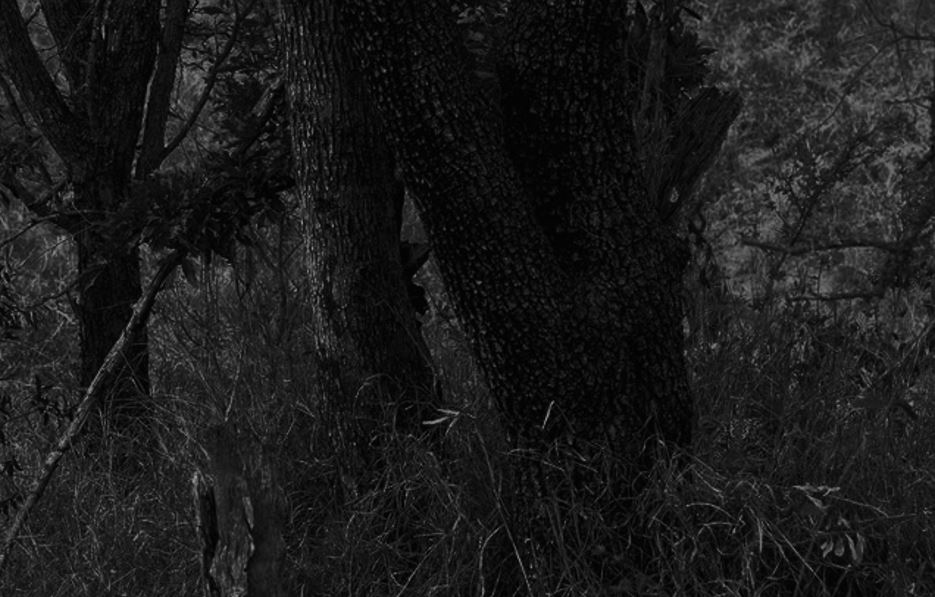
#> input picture cctv4.png, 935 x 597 px
$ python clahe4.py
#> lines starting #> are read from the running program, lines starting #| are printed output that depends on the picture
import cv2
import numpy as np
image = cv2.imread('cctv4.png')
#> image is the input picture: shape (597, 935, 3); min 0, max 158, mean 26.9
image_bw = cv2.cvtColor(image, cv2.COLOR_BGR2GRAY)


clahe = cv2.createCLAHE(clipLimit=15.0,  )
final_img = clahe.apply(image_bw)
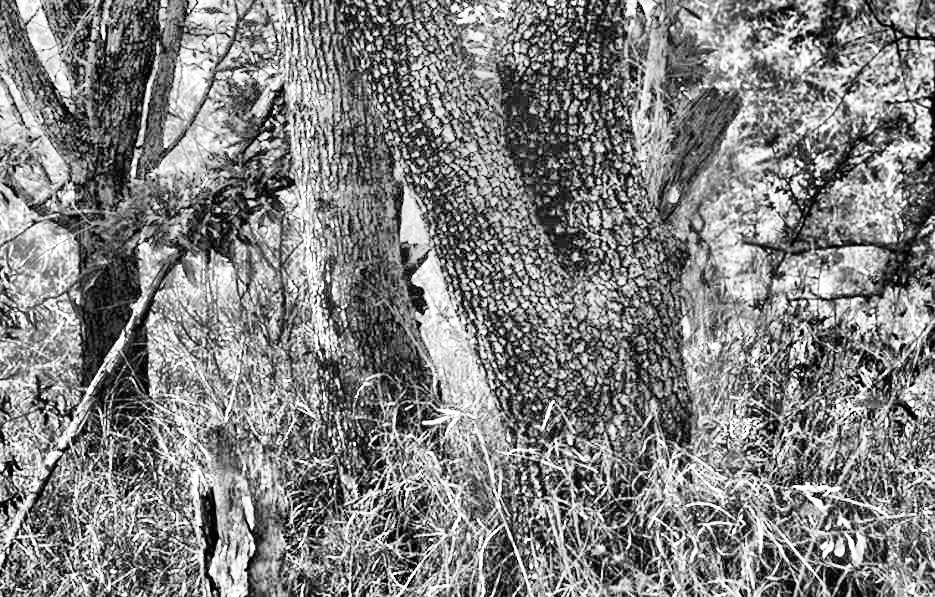
#> final_img: shape (597, 935); min 0, max 255, mean 129.1

normal_hist = cv2.equalizeHist(image_bw)
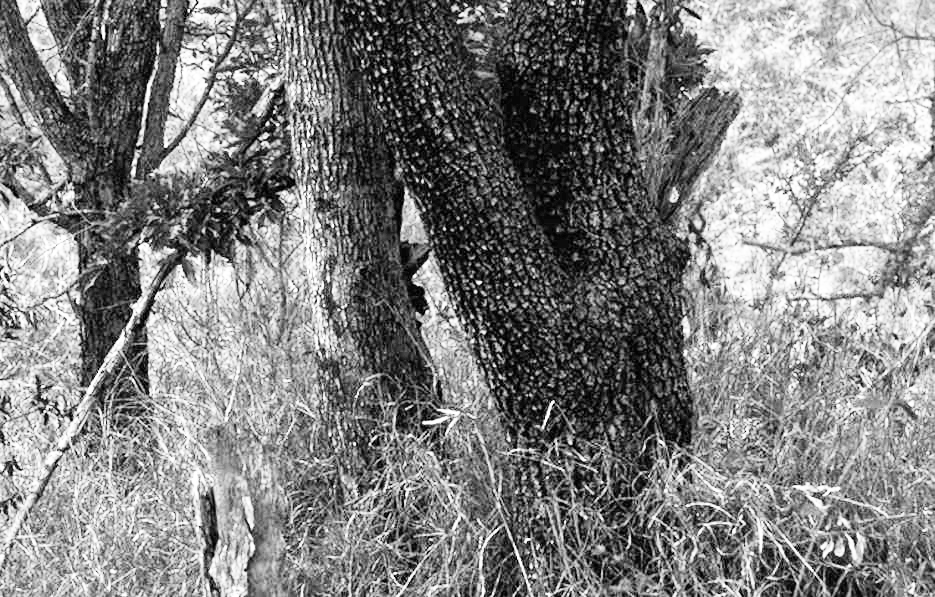
#> normal_hist: shape (597, 935); min 0, max 255, mean 129.3
sharpened1 = cv2.addWeighted(final_img, 1.5,normal_hist, -.5, 0)
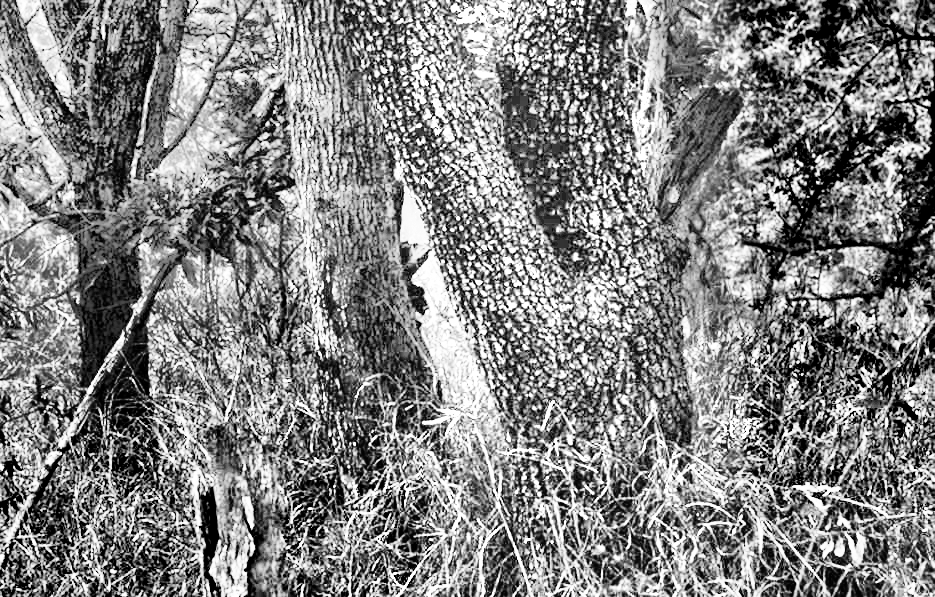
#> sharpened1: shape (597, 935); min 0, max 255, mean 129.6
cv2.imshow('ordinary threshold', image)
cv2.imshow('CLAHE', final_img)
cv2.imshow('normal_hist', normal_hist)
cv2.imshow('sharpened1', sharpened1)
cv2.waitKey(0)

$ run again, with cctv1.png copied over cctv4.png
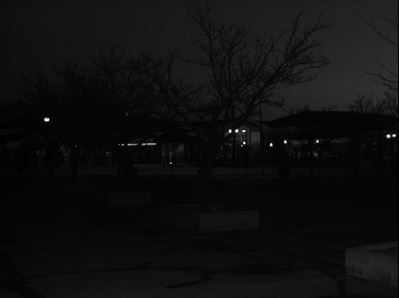
#> input picture cctv1.png, 399 x 298 px
#> image is the input picture: shape (298, 399, 3); min 0, max 255, mean 14.8
#> `normal_hist = cv2.equalizeHist(image_bw)`:
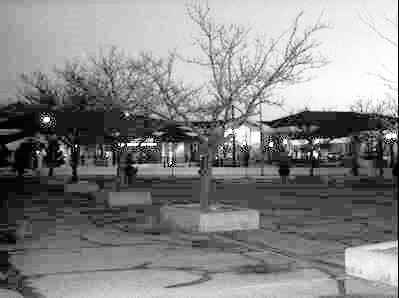
#> normal_hist: shape (298, 399); min 0, max 255, mean 132.4
#> `sharpened1 = cv2.addWeighted(final_img, 1.5,normal_hist, -.5, 0)`:
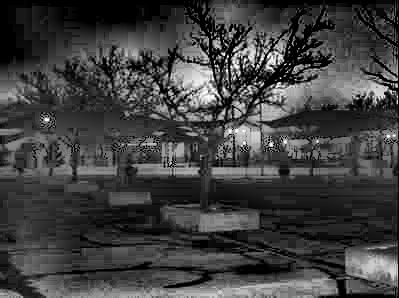
#> sharpened1: shape (298, 399); min 0, max 255, mean 63.8

$ run again, with cctv2.png copied over cctv4.png
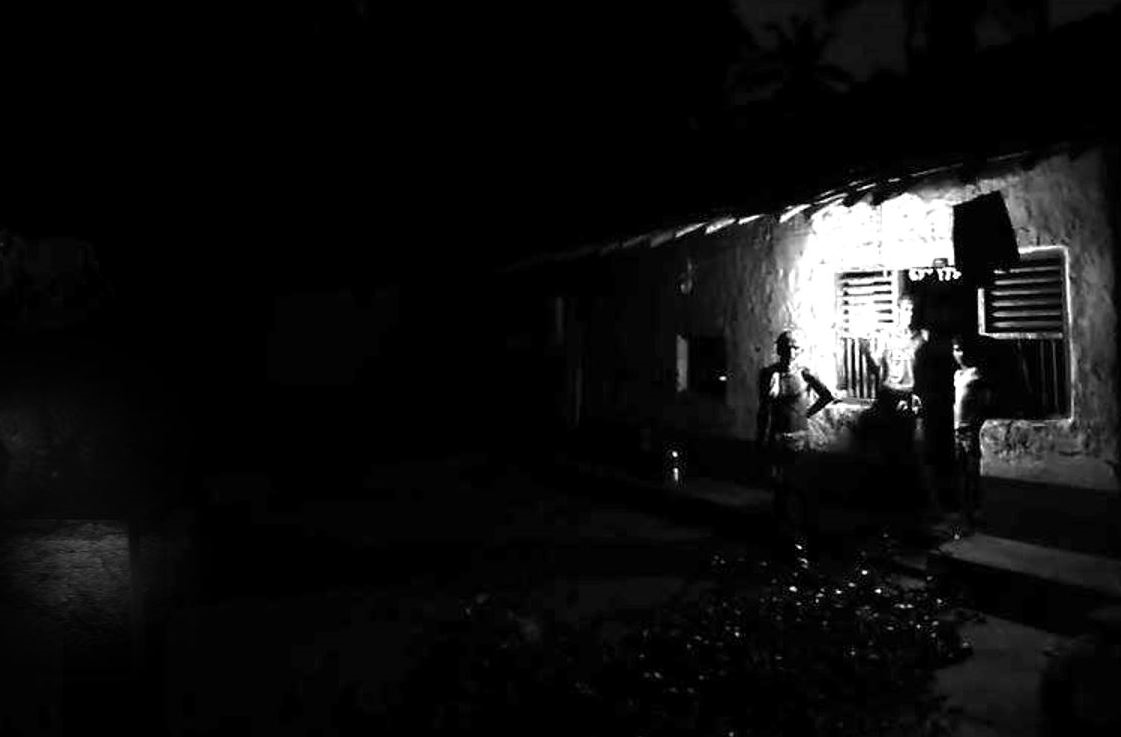
#> input picture cctv2.png, 1121 x 737 px
#> image is the input picture: shape (737, 1121, 3); min 0, max 255, mean 15.5
#> `normal_hist = cv2.equalizeHist(image_bw)`:
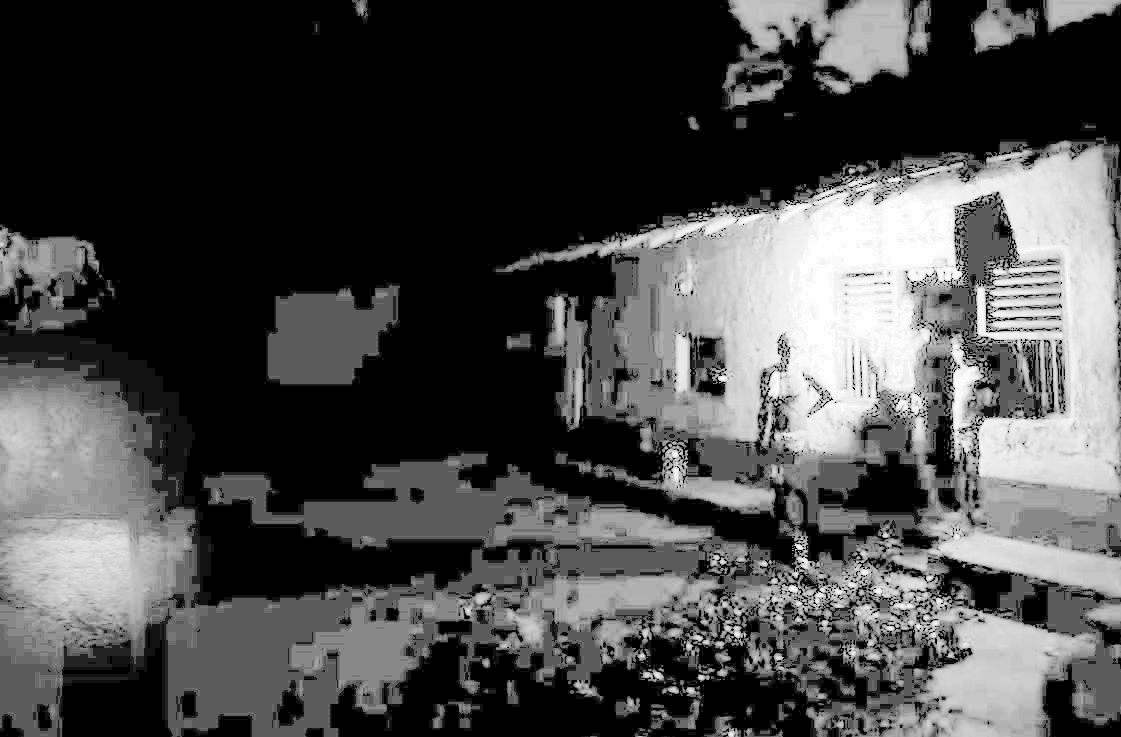
#> normal_hist: shape (737, 1121); min 0, max 255, mean 73.6
#> `sharpened1 = cv2.addWeighted(final_img, 1.5,normal_hist, -.5, 0)`:
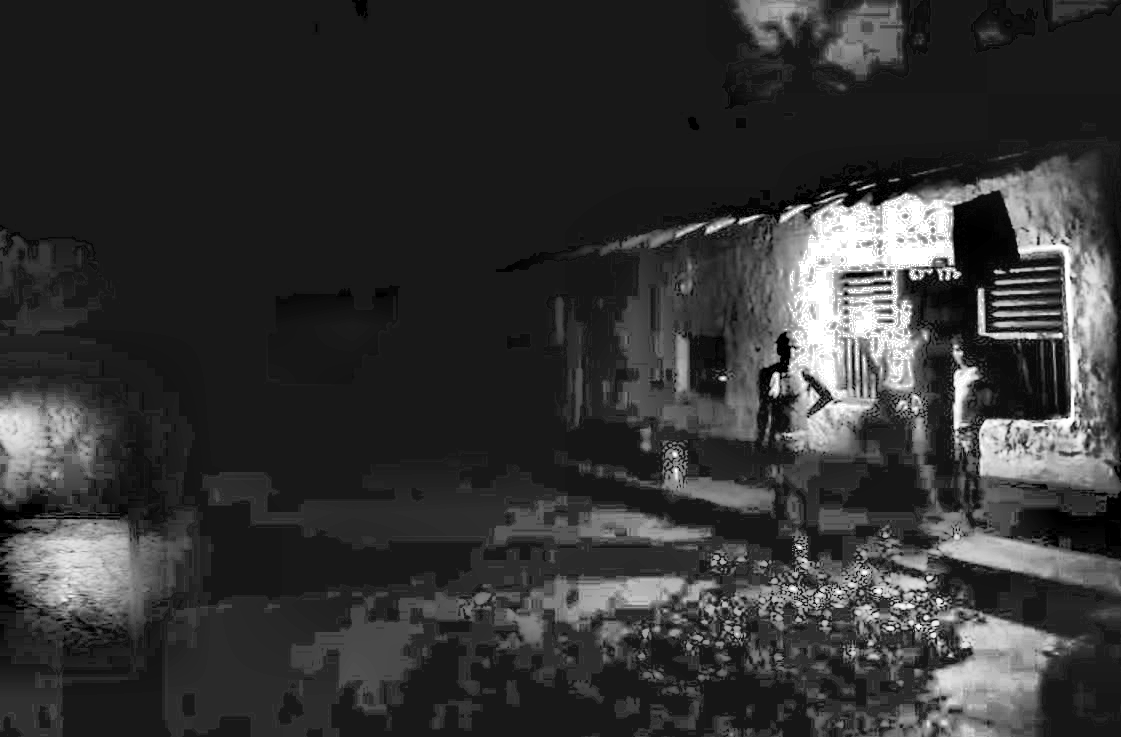
#> sharpened1: shape (737, 1121); min 0, max 255, mean 52

$ run again, with cctv3.png copied over cctv4.png
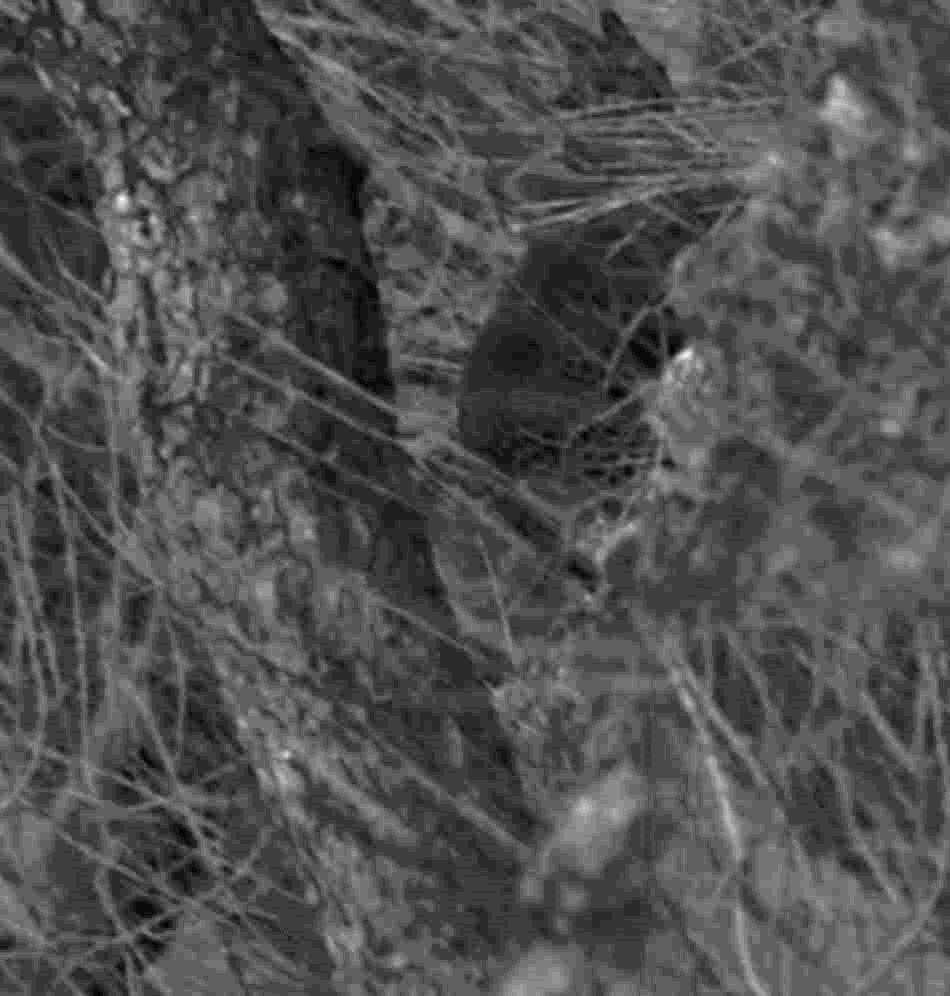
#> input picture cctv3.png, 950 x 996 px
#> image is the input picture: shape (996, 950, 3); min 0, max 24, mean 7.5
#> `normal_hist = cv2.equalizeHist(image_bw)`:
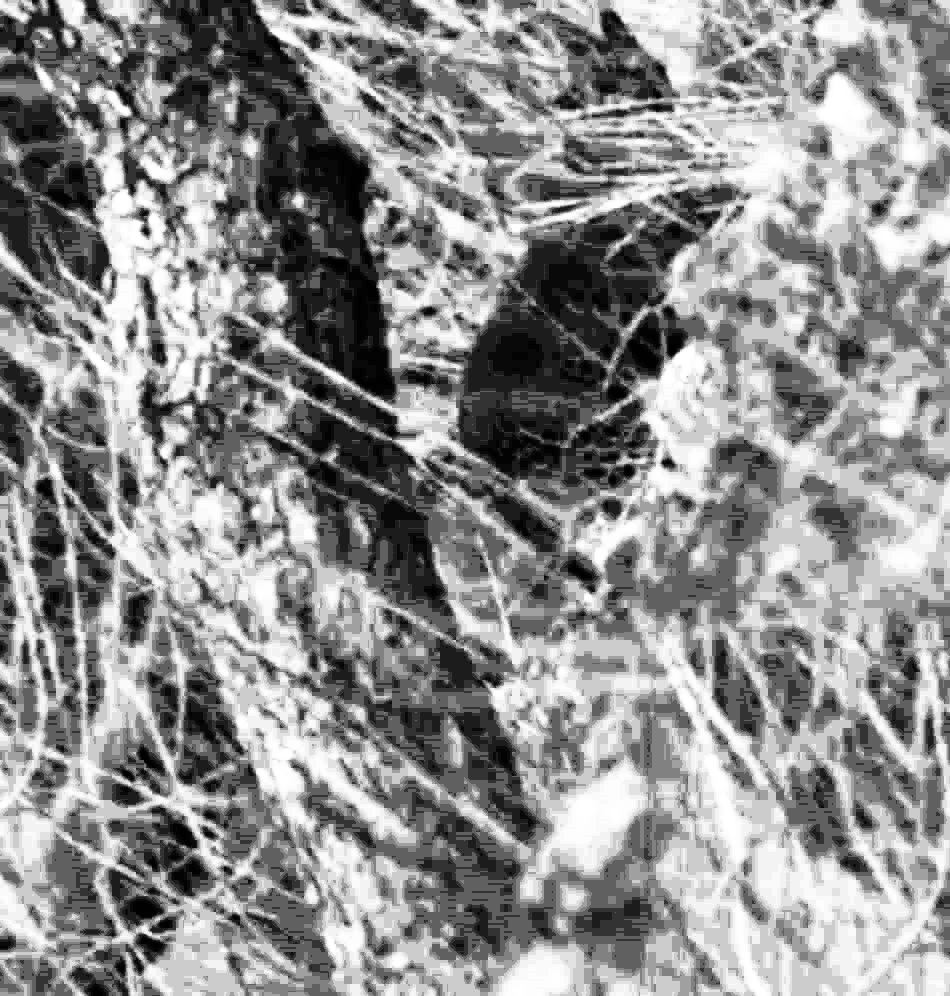
#> normal_hist: shape (996, 950); min 0, max 255, mean 142.6
#> `sharpened1 = cv2.addWeighted(final_img, 1.5,normal_hist, -.5, 0)`:
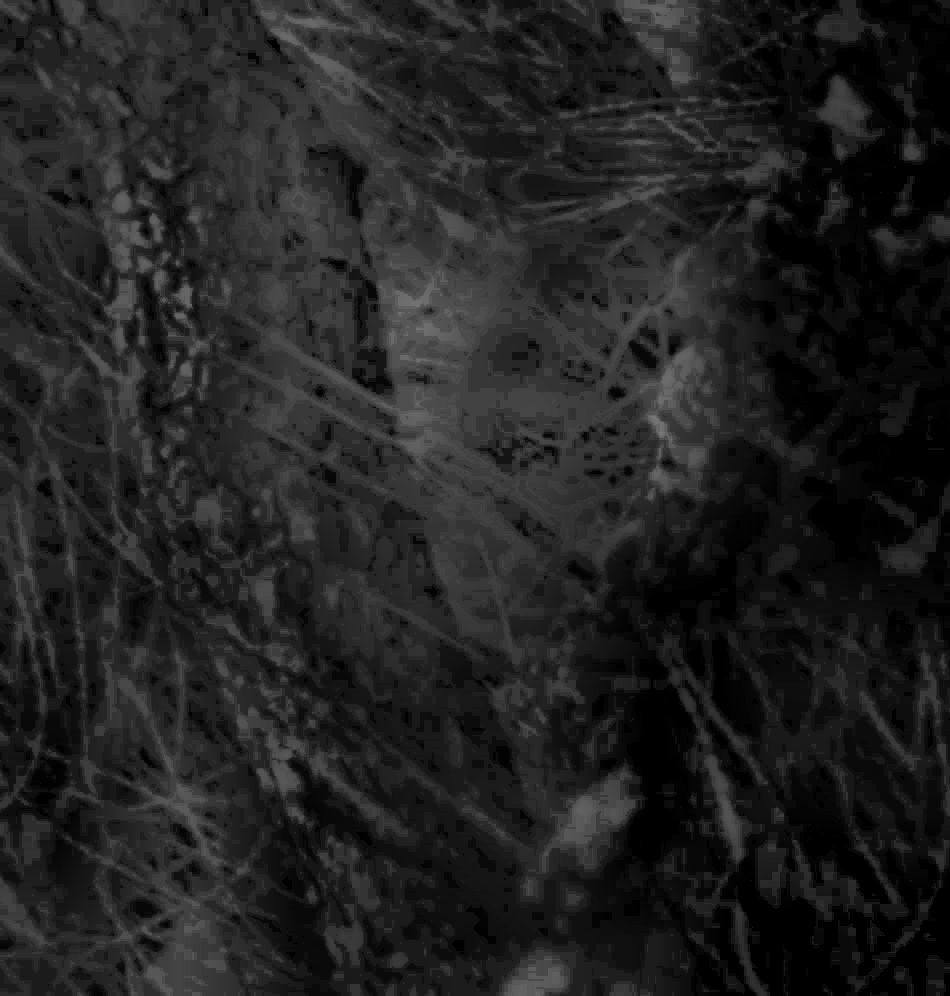
#> sharpened1: shape (996, 950); min 0, max 120, mean 33.5
